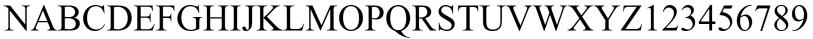
#> input picture CV/corrected_templ.png, 1625 x 78 px, found by its file name (shown at 1/2 size)
$ python textRecognizer2.py
#> lines starting #> are read from the running program, lines starting #| are printed output that depends on the picture; after the words box and inside, x2 and y2 are one past the last pixel; in counts of white or black regions, pixels touching at a corner belong together
#> further down, template is the input picture: shape (78, 1625); min 0, max 255, mean 212.3
import cv2
import numpy as np
import requests
from PIL import Image

HEIGHT = 200

# [5 lines left out: function wait, not called in this run]

def cut_corners(img):
    color_converted = cv2.cvtColor(img, cv2.COLOR_GRAY2RGB)
    im = Image.fromarray(color_converted)
    a = np.array(im)[:,:,:3]  # keep RGB only
    m = np.any(a != [255, 255, 255], axis=2)
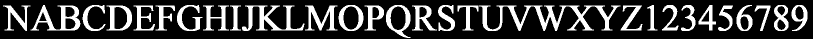
#> m: shape (78, 1625) bool (shown at 1/2 size); 22.4% white; 28 white regions, largest, box (x1, y1, x2, y2) and area: (958, 11, 1241, 62) 4444, (484, 11, 609, 62) 2162, (61, 10, 161, 61) 1891
    coords = np.argwhere(m)
#> coords = 28339 pairs, first value 10 to 75, second value 6 to 1614
    y0, x0, y1, x1 = *np.min(coords, axis=0), *np.max(coords, axis=0)
#> y0 = 10; x0 = 6; y1 = 75; x1 = 1614
    im = im.crop((x0, y0, x1+1, y1+1))
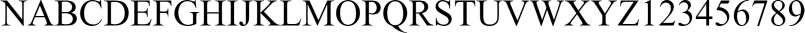
#> im: PIL image 1609x66 RGB (shown at 1/2 size); min 0, max 255, mean 204.1
    ret = np.array(im)
    ret = cv2.cvtColor(ret, cv2.COLOR_BGR2GRAY)
    return ret

# [90 lines left out: functions match_letter_templater, sort_by_text, get_letters, not called in this run]

mn = "https://stepik.org/media/attachments/course/187016/MN_templ.png"
templ = "https://stepik.org/media/attachments/course/187016/text_template.png"
templ_corrected_MN = "https://stepik.org/media/attachments/course/187016/corrected_templ.png"

resp = requests.get(templ_corrected_MN, stream=True, timeout=100.0).raw
template = np.asarray(bytearray(resp.read()), dtype="uint8")
template = cv2.imdecode(template, cv2.IMREAD_GRAYSCALE)
template = cut_corners(template)
th, tw = template.shape
#> th = 66; tw = 1609
# template = cv2.resize(template, (int(tw / th * HEIGHT), HEIGHT))
th, tw = template.shape
# template_contours = get_text_contours(template)

# url = "https://ucarecdn.com/f628d67d-377e-4d1e-867c-607ebf161ecc/"
# url = "https://stepik.org/media/attachments/course/187016/corrected_templ.png"
inp_img = np.frombuffer(bytes([int(i, 16) for i in input().split()]), np.uint8)
#> the answer given: MN_templ.png
#> (the run stopped early here; a loop or call above may not have finished)

$ run again, with CV/1stTask.png copied over CV/corrected_templ.png
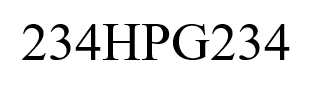
#> input picture CV/1stTask.png, 313 x 92 px, found by its file name
#> template is the input picture: shape (92, 313); min 0, max 255, mean 231.5
#> in cut_corners, `m = np.any(a != [255, 255, 255], axis=2)`:
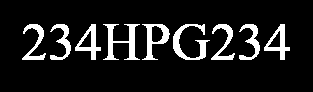
#> m: shape (92, 313) bool; 11.2% white; 9 white regions, largest, box (x1, y1, x2, y2) and area: (103, 24, 140, 60) 504, (173, 24, 210, 60) 462, (142, 24, 170, 60) 382
#> coords = 3226 pairs, first value 24 to 59, second value 22 to 289
#> y0 = 24; x0 = 22; y1 = 59; x1 = 289
#> in cut_corners, `im = im.crop((x0, y0, x1+1, y1+1))`:
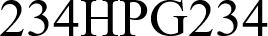
#> im: PIL image 268x36 RGB; min 0, max 255, mean 184.9

$ run again, with CV/Full test.png copied over CV/corrected_templ.png
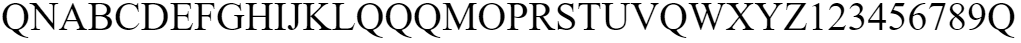
#> input picture CV/Full test.png, 1021 x 43 px, found by its file name
#> template is the input picture: shape (43, 1021); min 0, max 255, mean 214
#> in cut_corners, `m = np.any(a != [255, 255, 255], axis=2)`:
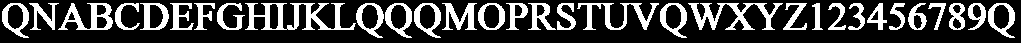
#> m: shape (43, 1021) bool; 25.7% white; 31 white regions, largest, box (x1, y1, x2, y2) and area: (245, 3, 356, 30) 1211, (688, 3, 783, 30) 967, (577, 3, 659, 30) 714
#> coords = 11263 pairs, first value 3 to 37, second value 2 to 1014
#> y0 = 3; x0 = 2; y1 = 37; x1 = 1014
#> in cut_corners, `im = im.crop((x0, y0, x1+1, y1+1))`:
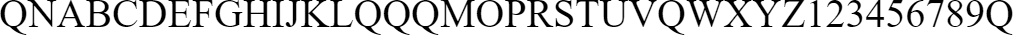
#> im: PIL image 1013x35 RGB; min 0, max 255, mean 204.2

$ run again, with CV/New alphabet.png copied over CV/corrected_templ.png
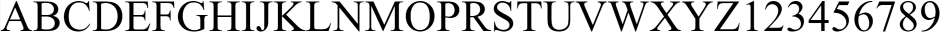
#> input picture CV/New alphabet.png, 1882 x 64 px, found by its file name (shown at 1/2 size)
#> template is the input picture: shape (64, 1882); min 0, max 255, mean 193.4
#> in cut_corners, `m = np.any(a != [255, 255, 255], axis=2)`:
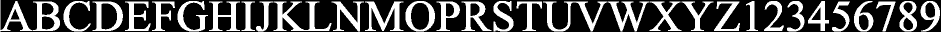
#> m: shape (64, 1882) bool (shown at 1/2 size); 31.1% white; 32 white regions, largest, box (x1, y1, x2, y2) and area: (547, 3, 663, 62) 2263, (1086, 3, 1214, 63) 2071, (730, 3, 807, 62) 1849
#> coords = 37403 pairs, first value 0 to 63, second value 0 to 1879
#> y0 = 0; y1 = 63; x1 = 1879
#> in cut_corners, `im = im.crop((x0, y0, x1+1, y1+1))`:
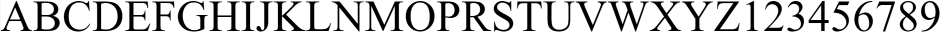
#> im: PIL image 1880x64 RGB (shown at 1/2 size); min 0, max 255, mean 193.3
